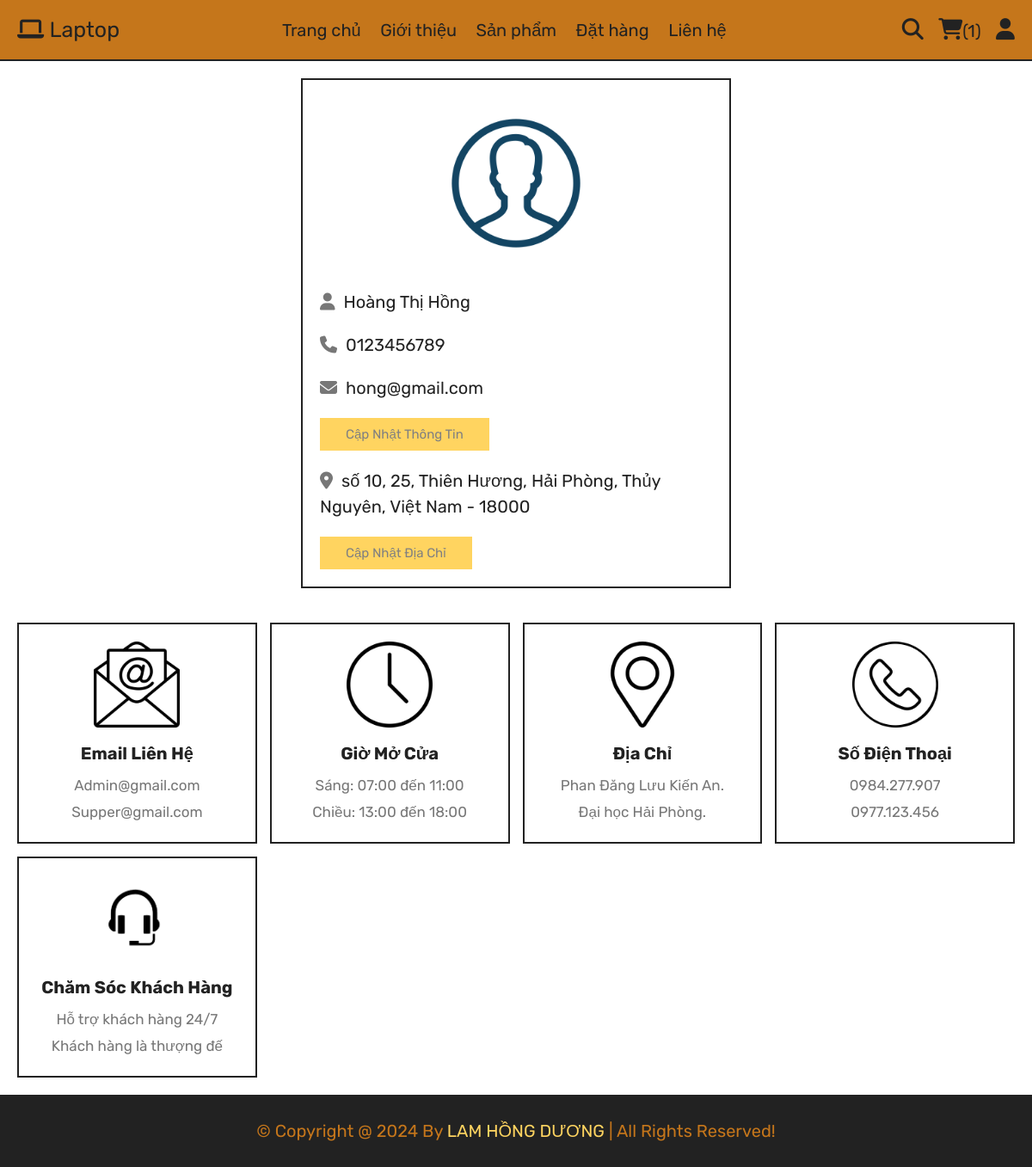
Screenshot of /profile.php (signed in) with the database file from the repository.
### tables this page shows
CREATE TABLE `users` (
  `id` int(100) NOT NULL,
  `name` varchar(20) NOT NULL,
  `email` varchar(50) NOT NULL,
  `number` varchar(10) NOT NULL,
  `password` varchar(50) NOT NULL,
  `address` varchar(500) NOT NULL
);

### profile.php (the view, shortened to what this page needs)
<?php
include 'components/connect.php';
?>
<!DOCTYPE html>
<html lang="en">
<head>
   <link rel="stylesheet" href="https://cdnjs.cloudflare.com/ajax/libs/font-awesome/6.1.1/css/all.min.css">
   <link rel="stylesheet" href="css/style.css">
</head>
<body>
   <?php include 'components/user_header.php'; ?>
   <section class="user-details">
      <div class="user">
         <img src="imgs/user-icon.png" alt="">
         <p><i class="fas fa-user"></i><span><span><?= $fetch_profile['name']; ?></span></span></p>
         <p><i class="fas fa-phone"></i><span><?= $fetch_profile['number']; ?></span></p>
         <p><i class="fas fa-envelope"></i><span><?= $fetch_profile['email']; ?></span></p>
         <a href="update_profile.php" class="btn">Cập nhật thông tin</a>
         <p class="address"><i class="fas fa-map-marker-alt"></i><span><?php if ($fetch_profile['address'] == '') {
                                                                           echo 'Vui lòng nhập địa chỉ';
                                                                        } else {
                                                                           echo $fetch_profile['address'];
                                                                        } ?></span></p>
         <a href="update_address.php" class="btn">Cập nhật địa chỉ</a>
      </div>
   </section>
   <?php include 'components/footer.php'; ?>
</body>
</html>

### css/style.css (style rules this page uses)
:root { --pink: #FFD460; --red: #e74c3c; --white: #c5761b; --black: #222; --light-color: #777; --border: .2rem solid var(--black); }
* { font-family: 'Rubik', sans-serif; margin: 0; padding: 0; box-sizing: border-box; outline: none; border: none; text-decoration: none; }
html { font-size: 62.5%; overflow-x: hidden; scroll-behavior: smooth; stop-opacity: 7rem; }
section { margin: 0 auto; max-width: 1200px; padding: 2rem; }
.btn, .delete-btn { margin-top: 1rem; display: inline-block; font-size: 15px; padding: 1rem 3rem; cursor: pointer; text-transform: capitalize; transition: .2s linear; }
.btn { background-color: var(--pink); color: gray; }
.user-details .user { max-width: 50rem; margin: 0 auto; border: var(--border); padding: 2rem; }
.user-details .user img { width: 100%; height: 20rem; object-fit: contain; margin-bottom: 1rem; }
.user-details .user p { padding: 1rem 0; line-height: 1.5; font-size: 2rem; }
.user-details .user p span { color: var(--black); }
.user-details .user p i { margin-right: 1rem; color: var(--light-color); }
.user-details .user .address { margin-top: 1rem; }

### rows the page displays
users: name "Hoàng Thị Hồng", number "0123456789", email "hong@gmail.com", address "số 10, 25, Thiên Hương, Hải Phòng, Thủy Nguyên, Việt Nam - 18000"

### other values shown
$total_cart_items "1"
